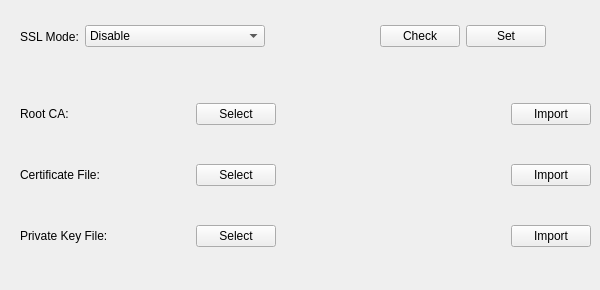
    <widget class="QWidget" name="tab_5">
     <attribute name="title">
      <string> SSL</string>
     </attribute>
     <widget class="QWidget" name="layoutWidget">
      <property name="geometry">
       <rect>
        <x>20</x>
        <y>70</y>
        <width>571</width>
        <height>211</height>
       </rect>
      </property>
      <layout class="QVBoxLayout" name="SSLVL">
       <item>
        <layout class="QHBoxLayout" name="horizontalLayout_9">
         <item>
          <widget class="QLabel" name="label_72">
           <property name="sizePolicy">
            <sizepolicy hsizetype="Fixed" vsizetype="Preferred">
             <horstretch>0</horstretch>
             <verstretch>0</verstretch>
            </sizepolicy>
           </property>
           <property name="minimumSize">
            <size>
             <width>170</width>
             <height>0</height>
            </size>
           </property>
           <property name="maximumSize">
            <size>
             <width>170</width>
             <height>16777215</height>
            </size>
           </property>
           <property name="text">
            <string>Root CA:         </string>
           </property>
          </widget>
         </item>
         <item>
          <widget class="QPushButton" name="rootCASelect">
           <property name="text">
            <string>Select</string>
           </property>
          </widget>
         </item>
         <item>
          <widget class="QLabel" name="rootCALabel">
           <property name="text">
            <string/>
           </property>
          </widget>
         </item>
         <item>
          <spacer name="horizontalSpacer_25">
           <property name="orientation">
            <enum>Qt::Horizontal</enum>
           </property>
           <property name="sizeHint" stdset="0">
            <size>
             <width>40</width>
             <height>20</height>
            </size>
           </property>
          </spacer>
         </item>
         <item>
          <widget class="QPushButton" name="rootCAImport">
           <property name="text">
            <string>Import</string>
           </property>
          </widget>
         </item>
        </layout>
       </item>
       <item>
        <layout class="QHBoxLayout" name="horizontalLayout_10">
         <item>
          <widget class="QLabel" name="label_102">
           <property name="sizePolicy">
            <sizepolicy hsizetype="Fixed" vsizetype="Preferred">
             <horstretch>0</horstretch>
             <verstretch>0</verstretch>
            </sizepolicy>
           </property>
           <property name="minimumSize">
            <size>
             <width>170</width>
             <height>0</height>
            </size>
           </property>
           <property name="maximumSize">
            <size>
             <width>170</width>
             <height>16777215</height>
            </size>
           </property>
           <property name="text">
            <string>Certificate File:</string>
           </property>
          </widget>
         </item>
         <item>
          <widget class="QPushButton" name="cfSelect">
           <property name="text">
            <string>Select</string>
           </property>
          </widget>
         </item>
         <item>
          <widget class="QLabel" name="cfLabel">
           <property name="text">
            <string/>
           </property>
          </widget>
         </item>
         <item>
          <spacer name="horizontalSpacer_26">
           <property name="orientation">
            <enum>Qt::Horizontal</enum>
           </property>
           <property name="sizeHint" stdset="0">
            <size>
             <width>40</width>
             <height>20</height>
            </size>
           </property>
          </spacer>
         </item>
         <item>
          <widget class="QPushButton" name="cfImport">
           <property name="text">
            <string>Import</string>
           </property>
          </widget>
         </item>
        </layout>
       </item>
       <item>
        <layout class="QHBoxLayout" name="horizontalLayout_11">
         <item>
          <widget class="QLabel" name="label_104">
           <property name="sizePolicy">
            <sizepolicy hsizetype="Fixed" vsizetype="Preferred">
             <horstretch>0</horstretch>
             <verstretch>0</verstretch>
            </sizepolicy>
           </property>
           <property name="minimumSize">
            <size>
             <width>170</width>
             <height>0</height>
            </size>
           </property>
           <property name="maximumSize">
            <size>
             <width>170</width>
             <height>16777215</height>
            </size>
           </property>
           <property name="text">
            <string>Private Key File:</string>
           </property>
          </widget>
         </item>
         <item>
          <widget class="QPushButton" name="keyFileSelect">
           <property name="text">
            <string>Select</string>
           </property>
          </widget>
         </item>
         <item>
          <widget class="QLabel" name="keyFileLabel">
           <property name="text">
            <string/>
           </property>
          </widget>
         </item>
         <item>
          <spacer name="horizontalSpacer_27">
           <property name="orientation">
            <enum>Qt::Horizontal</enum>
           </property>
           <property name="sizeHint" stdset="0">
            <size>
             <width>40</width>
             <height>20</height>
            </size>
           </property>
          </spacer>
         </item>
         <item>
          <widget class="QPushButton" name="keyFileImport">
           <property name="text">
            <string>Import</string>
           </property>
          </widget>
         </item>
        </layout>
       </item>
      </layout>
     </widget>
     <widget class="QWidget" name="layoutWidget">
      <property name="geometry">
       <rect>
        <x>20</x>
        <y>20</y>
        <width>526</width>
        <height>33</height>
       </rect>
      </property>
      <layout class="QHBoxLayout" name="horizontalLayout_13">
       <item>
        <widget class="QLabel" name="label_106">
         <property name="text">
          <string>SSL Mode:</string>
         </property>
        </widget>
       </item>
       <item>
        <widget class="QComboBox" name="sslComBox">
         <property name="sizePolicy">
          <sizepolicy hsizetype="Fixed" vsizetype="Fixed">
           <horstretch>0</horstretch>
           <verstretch>0</verstretch>
          </sizepolicy>
         </property>
         <property name="minimumSize">
          <size>
           <width>180</width>
           <height>0</height>
          </size>
         </property>
         <item>
          <property name="text">
           <string>Disable</string>
          </property>
         </item>
         <item>
          <property name="text">
           <string>Only Root CA</string>
          </property>
         </item>
         <item>
          <property name="text">
           <string>Root &amp; Private CA</string>
          </property>
         </item>
        </widget>
       </item>
       <item>
        <spacer name="horizontalSpacer_281">
         <property name="orientation">
          <enum>Qt::Horizontal</enum>
         </property>
         <property name="sizeHint" stdset="0">
          <size>
           <width>40</width>
           <height>20</height>
          </size>
         </property>
        </spacer>
       </item>
       <item>
        <widget class="QPushButton" name="sslModeCheck">
         <property name="text">
          <string>Check</string>
         </property>
        </widget>
       </item>
       <item>
        <widget class="QPushButton" name="sslModeSet">
         <property name="text">
          <string>Set</string>
         </property>
        </widget>
       </item>
      </layout>
     </widget>
    </widget>
